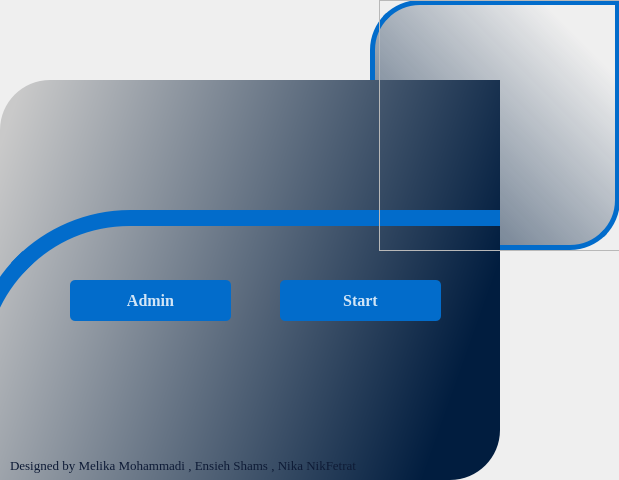
<?xml version="1.0" encoding="UTF-8"?>
<ui version="4.0">
 <class>Dialog</class>
 <widget class="QDialog" name="Dialog">
  <property name="geometry">
   <rect>
    <x>0</x>
    <y>0</y>
    <width>619</width>
    <height>480</height>
   </rect>
  </property>
  <property name="minimumSize">
   <size>
    <width>619</width>
    <height>480</height>
   </size>
  </property>
  <property name="maximumSize">
   <size>
    <width>619</width>
    <height>480</height>
   </size>
  </property>
  <property name="font">
   <font>
    <pointsize>12</pointsize>
   </font>
  </property>
  <property name="windowTitle">
   <string>Face Recognition Time Attendance App</string>
  </property>
  <property name="windowIcon">
   <iconset resource="resource.qrc">
    <normaloff>:/icon/icon.png</normaloff>:/icon/icon.png</iconset>
  </property>
  <property name="styleSheet">
   <string notr="true"/>
  </property>
  <widget class="QFrame" name="mainbgftame">
   <property name="geometry">
    <rect>
     <x>0</x>
     <y>80</y>
     <width>500</width>
     <height>400</height>
    </rect>
   </property>
   <property name="styleSheet">
    <string notr="true">background-color: qlineargradient(spread:pad, x1:0, y1:0.165, x2:1, y2:0.449, stop:0 rgba(201, 201, 201, 255), stop:1 rgba(1, 29, 63, 255));
border-top-left-radius:50px;
border-bottom-right-radius:50px;</string>
   </property>
   <property name="frameShape">
    <enum>QFrame::StyledPanel</enum>
   </property>
   <property name="frameShadow">
    <enum>QFrame::Raised</enum>
   </property>
   <widget class="QFrame" name="logoframe_2">
    <property name="geometry">
     <rect>
      <x>0</x>
      <y>-40</y>
      <width>231</width>
      <height>191</height>
     </rect>
    </property>
    <property name="styleSheet">
     <string notr="true">image: url(:/images/face recog logo.png);
background-color:none;</string>
    </property>
    <property name="frameShape">
     <enum>QFrame::StyledPanel</enum>
    </property>
    <property name="frameShadow">
     <enum>QFrame::Raised</enum>
    </property>
   </widget>
   <widget class="QFrame" name="frame_2">
    <property name="geometry">
     <rect>
      <x>-30</x>
      <y>130</y>
      <width>960</width>
      <height>650</height>
     </rect>
    </property>
    <property name="styleSheet">
     <string notr="true">background-color:none;
border:16px solid  rgb(2, 108, 203);

border-top-left-radius:160px;</string>
    </property>
    <property name="frameShape">
     <enum>QFrame::StyledPanel</enum>
    </property>
    <property name="frameShadow">
     <enum>QFrame::Raised</enum>
    </property>
    <widget class="QLabel" name="label">
     <property name="geometry">
      <rect>
       <x>40</x>
       <y>210</y>
       <width>371</width>
       <height>91</height>
      </rect>
     </property>
     <property name="font">
      <font>
       <family>Times New Roman</family>
       <pointsize>10</pointsize>
       <weight>50</weight>
       <bold>false</bold>
      </font>
     </property>
     <property name="styleSheet">
      <string notr="true">border:none;
color: rgb(13, 26, 53);</string>
     </property>
     <property name="text">
      <string>Designed by Melika Mohammadi , Ensieh Shams , Nika NikFetrat</string>
     </property>
    </widget>
    <widget class="QPushButton" name="runbutton">
     <property name="geometry">
      <rect>
       <x>310</x>
       <y>70</y>
       <width>161</width>
       <height>41</height>
      </rect>
     </property>
     <property name="font">
      <font>
       <family>Times New Roman</family>
       <pointsize>12</pointsize>
       <weight>75</weight>
       <italic>false</italic>
       <bold>true</bold>
      </font>
     </property>
     <property name="styleSheet">
      <string notr="true">QPushButton#runbutton{
border:5px ;
	background-color: rgb(2, 108, 203);
color: rgb(255, 255, 255,210);
border-radius:5px;
}
QPushButton#runbutton:hover{
background-color: qlineargradient(spread:pad, x1:0, y1:0.505682, x2:1, y2:0.477, stop:0 rgb(52, 73, 98), stop:1 rgba(85, 81, 84, 226));
}
QPushButton#runbutton:pressed{
padding-left:5px;
padding-top:5px;
background-color:rgb(150,123,111,255);}</string>
     </property>
     <property name="text">
      <string>Start</string>
     </property>
     <property name="checkable">
      <bool>false</bool>
     </property>
    </widget>
    <widget class="QPushButton" name="adminbutton">
     <property name="geometry">
      <rect>
       <x>100</x>
       <y>70</y>
       <width>161</width>
       <height>41</height>
      </rect>
     </property>
     <property name="font">
      <font>
       <family>Times New Roman</family>
       <pointsize>12</pointsize>
       <weight>75</weight>
       <bold>true</bold>
      </font>
     </property>
     <property name="styleSheet">
      <string notr="true">QPushButton#adminbutton{
border:5px ;
	background-color: rgb(2, 108, 203);
color: rgb(255, 255, 255,210);
border-radius:5px;
}
QPushButton#adminbutton:hover{
background-color: qlineargradient(spread:pad, x1:0, y1:0.505682, x2:1, y2:0.477, stop:0 rgb(52, 73, 98), stop:1 rgba(85, 81, 84, 226));
}
QPushButton#adminbutton:pressed{
padding-left:5px;
padding-top:5px;
background-color:rgb(150,123,111,255);}</string>
     </property>
     <property name="text">
      <string>Admin</string>
     </property>
    </widget>
   </widget>
  </widget>
  <widget class="QFrame" name="maskfram">
   <property name="geometry">
    <rect>
     <x>379</x>
     <y>0</y>
     <width>241</width>
     <height>251</height>
    </rect>
   </property>
   <property name="styleSheet">
    <string notr="true">image: url(:/images/img.png);</string>
   </property>
   <property name="frameShape">
    <enum>QFrame::StyledPanel</enum>
   </property>
   <property name="frameShadow">
    <enum>QFrame::Raised</enum>
   </property>
  </widget>
  <widget class="QFrame" name="maskborderframe">
   <property name="geometry">
    <rect>
     <x>370</x>
     <y>0</y>
     <width>250</width>
     <height>250</height>
    </rect>
   </property>
   <property name="styleSheet">
    <string notr="true">border:5px solid  rgb(2, 108, 203);
background-color: qlineargradient(spread:pad, x1:0.0397727, y1:0.949, x2:0.841, y2:0.159682, stop:0 rgba(1, 29, 63, 176), stop:1 rgba(2, 108, 203, 0));
border-top-left-radius:50px;
border-bottom-right-radius:50px;
</string>
   </property>
   <property name="frameShape">
    <enum>QFrame::StyledPanel</enum>
   </property>
   <property name="frameShadow">
    <enum>QFrame::Raised</enum>
   </property>
  </widget>
  <zorder>maskborderframe</zorder>
  <zorder>mainbgftame</zorder>
  <zorder>maskfram</zorder>
 </widget>
 <resources>
  <include location="resource.qrc"/>
  <include location="recogapp.qrc"/>
 </resources>
 <connections/>
</ui>
